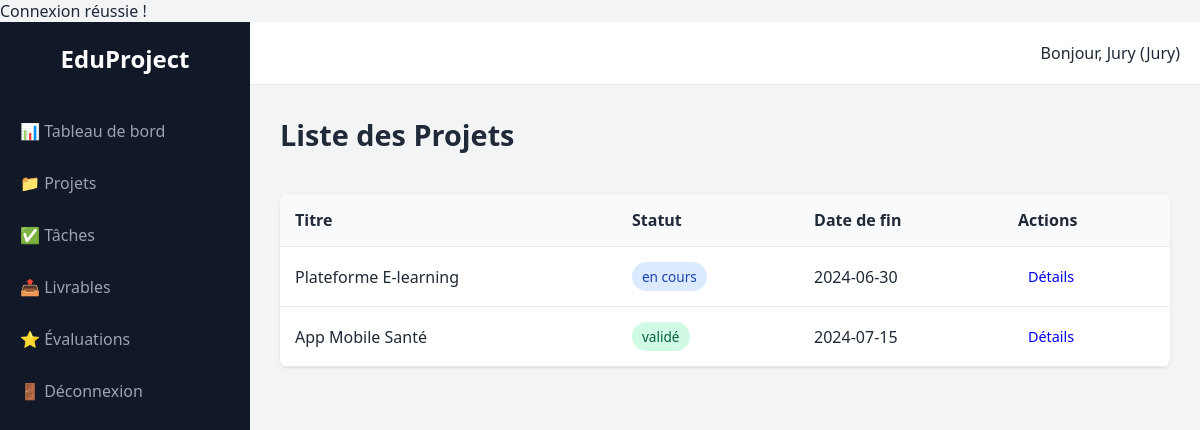
The page /projects.php (signed in) on the database its author committed.
### tables this page shows
CREATE TABLE projects (
    id INT AUTO_INCREMENT PRIMARY KEY,
    title VARCHAR(150),
    description TEXT,
    status ENUM('proposé', 'validé', 'en cours', 'en retard', 'livré', 'soutenu', 'clôturé') DEFAULT 'proposé',
    start_date DATE,
    end_date DATE,
    created_by INT,
    supervisor_id INT NULL,
    created_at TIMESTAMP DEFAULT CURRENT_TIMESTAMP,
    FOREIGN KEY (created_by) REFERENCES users(id),
    FOREIGN KEY (supervisor_id) REFERENCES users(id)
);

### projects.php (the view, shortened to what this page needs)
<?php
require_once 'includes/db.php';
$userId = $_SESSION['user_id'];
if (hasRole(['student', 'team_leader'])) {
    $stmt = $pdo->prepare("SELECT p.* FROM projects p JOIN project_members pm ON p.id = pm.project_id WHERE pm.user_id = ?");
    $stmt->execute([$userId]);
} else {
    $stmt = $pdo->query("SELECT * FROM projects");
}
$projects = $stmt->fetchAll();
include 'includes/header.php';
?>
<div class="flex-between">
    <h1>Liste des Projets</h1>
</div>
<table class="data-table">
    <thead>
        <tr>
            <th>Titre</th>
            <th>Statut</th>
            <th>Date de fin</th>
            <th>Actions</th>
        </tr>
    </thead>
    <tbody>
        <?php foreach($projects as $p): ?>
        <tr>
            <td><?= htmlspecialchars($p['title']) ?></td>
            <td><span class="badge status-<?= str_replace(' ', '-', $p['status']) ?>"><?= $p['status'] ?></span></td>
            <td><?= $p['end_date'] ?></td>
            <td><a href="project_detail.php?id=<?= $p['id'] ?>" class="btn btn-small">Détails</a></td>
        </tr>
        <?php endforeach; ?>
    </tbody>
</table>
<?php include 'includes/footer.php'; ?>

### assets/css/style.css (style rules this page uses)
:root { --primary: #1A56DB; --sidebar-bg: #111827; --bg: #F3F4F6; --text: #1F2937; --card-bg: #FFFFFF; }
* { box-sizing: border-box; margin: 0; padding: 0; font-family: 'Segoe UI', Tahoma, Geneva, Verdana, sans-serif; }
body { background-color: var(--bg); color: var(--text); }
h1 { margin-bottom: 20px; font-size: 1.8rem; }
.flex-between { display: flex; justify-content: space-between; align-items: center; margin-bottom: 20px; }
.btn { padding: 10px 20px; border: none; border-radius: 5px; cursor: pointer; text-decoration: none; display: inline-block; }
.btn-small { padding: 5px 10px; font-size: 0.9rem; }
.data-table { width: 100%; border-collapse: collapse; background: var(--card-bg); box-shadow: 0 1px 3px rgba(0,0,0,0.1); border-radius: 8px; overflow: hidden; }
.data-table th, .data-table td { padding: 15px; text-align: left; border-bottom: 1px solid #E5E7EB; }
.data-table th { background: #F9FAFB; font-weight: 600; }
.badge { padding: 5px 10px; border-radius: 20px; font-size: 0.85rem; background: #E5E7EB; color: #374151; }
.status-en-cours { background: #DBEAFE; color: #1E40AF; }
.status-terminé, .status-validé { background: #D1FAE5; color: #065F46; }

### rows shown on the page
projects: title "Plateforme E-learning", status "en cours", end_date "2024-06-30"
projects: title "App Mobile Santé", status "validé", end_date "2024-07-15"

### other values the page prints
$_SESSION['first_name'] "Jury"
$_SESSION['role'] "Jury"
